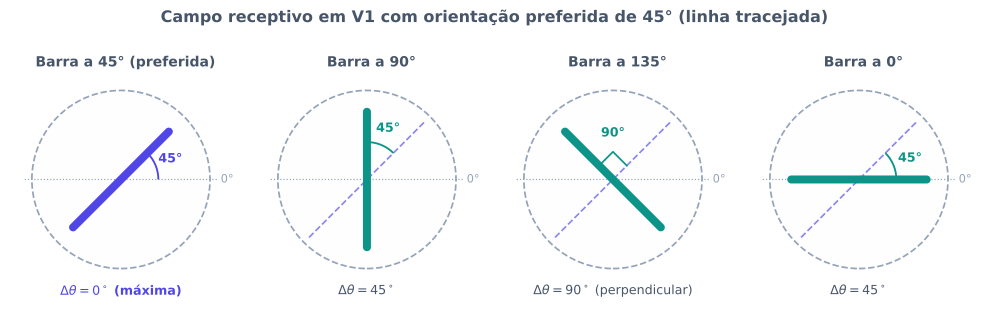

Reproduce this figure in Python.
from pathlib import Path

import matplotlib.patches as patches
import matplotlib.pyplot as plt
import numpy as np

plt.rcParams["svg.fonttype"] = "none"


def desenhar_campo(
    ax: plt.Axes,
    angulo_barra: float,
    titulo: str,
    rotulo_diff: str,
    eh_preferida: bool = False,
) -> None:
    cor_texto = "#475569"
    cor_grade = "#94A3B8"
    cor_pref = "#4F46E5"
    cor_teste = "#0D9488"

    # Campo receptivo circular
    circulo = patches.Circle(
        (0, 0),
        1.0,
        facecolor=(0.95, 0.97, 0.99, 0.12),
        edgecolor=cor_grade,
        linestyle="--",
        linewidth=1.3,
        zorder=1,
    )
    ax.add_patch(circulo)

    # Eixo horizontal de referencia (0 grau)
    ax.plot([-1.08, 1.08], [0, 0], color=cor_grade, linestyle=":", linewidth=0.9, zorder=2)
    ax.text(1.12, 0.0, "0°", fontsize=8.5, color=cor_grade, va="center", ha="left")

    # Eixo da orientacao preferida (45 graus) como referencia nos paineis de teste
    rad_pref = np.deg2rad(45.0)
    px, py = 0.92 * np.cos(rad_pref), 0.92 * np.sin(rad_pref)
    if not eh_preferida:
        ax.plot(
            [-px, px],
            [-py, py],
            color=cor_pref,
            linestyle="--",
            linewidth=1.3,
            alpha=0.65,
            zorder=2,
        )

    # Barra luminosa de estimulo
    rad = np.deg2rad(angulo_barra)
    bx, by = 0.76 * np.cos(rad), 0.76 * np.sin(rad)
    cor_barra = cor_pref if eh_preferida else cor_teste
    ax.plot(
        [-bx, bx],
        [-by, by],
        color=cor_barra,
        linewidth=6.0,
        solid_capstyle="round",
        zorder=4,
    )

    # Arcos e rotulos angulares
    if eh_preferida:
        arco = patches.Arc(
            (0, 0),
            0.84,
            0.84,
            angle=0,
            theta1=0,
            theta2=45,
            color=cor_pref,
            linewidth=1.4,
            zorder=3,
        )
        ax.add_patch(arco)
        ang_mid = np.deg2rad(22.5)
        ax.text(
            0.60 * np.cos(ang_mid),
            0.60 * np.sin(ang_mid),
            "45°",
            fontsize=9.5,
            fontweight="bold",
            color=cor_pref,
            ha="center",
            va="center",
        )
    elif angulo_barra == 90.0:
        arco = patches.Arc(
            (0, 0),
            0.84,
            0.84,
            angle=0,
            theta1=45,
            theta2=90,
            color=cor_teste,
            linewidth=1.4,
            zorder=3,
        )
        ax.add_patch(arco)
        ang_mid = np.deg2rad(67.5)
        ax.text(
            0.62 * np.cos(ang_mid),
            0.62 * np.sin(ang_mid),
            "45°",
            fontsize=9.5,
            fontweight="bold",
            color=cor_teste,
            ha="center",
            va="center",
        )
    elif angulo_barra == 135.0:
        # Simbolo de angulo reto entre 45 e 135 graus
        s = 0.22
        u1 = np.array([np.cos(np.deg2rad(45.0)), np.sin(np.deg2rad(45.0))])
        u2 = np.array([np.cos(np.deg2rad(135.0)), np.sin(np.deg2rad(135.0))])
        p1 = s * u1
        p2 = s * u1 + s * u2
        p3 = s * u2
        ax.plot(
            [p1[0], p2[0], p3[0]],
            [p1[1], p2[1], p3[1]],
            color=cor_teste,
            linewidth=1.3,
            zorder=3,
        )
        ax.text(
            0.0,
            0.52,
            "90°",
            fontsize=9.5,
            fontweight="bold",
            color=cor_teste,
            ha="center",
            va="center",
        )
    elif angulo_barra == 0.0:
        arco = patches.Arc(
            (0, 0),
            0.84,
            0.84,
            angle=0,
            theta1=0,
            theta2=45,
            color=cor_teste,
            linewidth=1.4,
            zorder=3,
        )
        ax.add_patch(arco)
        ang_mid = np.deg2rad(22.5)
        ax.text(
            0.62 * np.cos(ang_mid),
            0.62 * np.sin(ang_mid),
            "45°",
            fontsize=9.5,
            fontweight="bold",
            color=cor_teste,
            ha="center",
            va="center",
        )

    ax.set_title(titulo, fontsize=10.5, fontweight="bold", color=cor_texto, pad=6)
    ax.text(
        0.0,
        -1.26,
        rotulo_diff,
        fontsize=9.5,
        color=cor_pref if eh_preferida else cor_texto,
        fontweight="bold" if eh_preferida else "normal",
        ha="center",
        va="center",
    )

    ax.set_aspect("equal")
    ax.set_xlim(-1.25, 1.35)
    ax.set_ylim(-1.42, 1.18)
    ax.axis("off")


def main() -> None:
    cor_texto = "#475569"

    fig, axes = plt.subplots(1, 4, figsize=(10.4, 3.3))
    fig.patch.set_alpha(0.0)

    configuracoes = [
        (45.0, "Barra a 45° (preferida)", "$\\Delta\\theta = 0^\\circ$ (máxima)", True),
        (90.0, "Barra a 90°", "$\\Delta\\theta = 45^\\circ$", False),
        (135.0, "Barra a 135°", "$\\Delta\\theta = 90^\\circ$ (perpendicular)", False),
        (0.0, "Barra a 0°", "$\\Delta\\theta = 45^\\circ$", False),
    ]

    for ax, (ang, titulo, rotulo, pref) in zip(axes, configuracoes):
        ax.patch.set_alpha(0.0)
        desenhar_campo(ax, ang, titulo, rotulo, eh_preferida=pref)

    fig.suptitle(
        "Campo receptivo em V1 com orientação preferida de 45° (linha tracejada)",
        fontsize=12,
        fontweight="bold",
        color=cor_texto,
        y=1.02,
    )
    fig.tight_layout()

    destino = Path(__file__).resolve().parent / "barras-orientadas.svg"
    fig.savefig(destino, format="svg", transparent=True, bbox_inches="tight")
    plt.close(fig)


if __name__ == "__main__":
    main()
